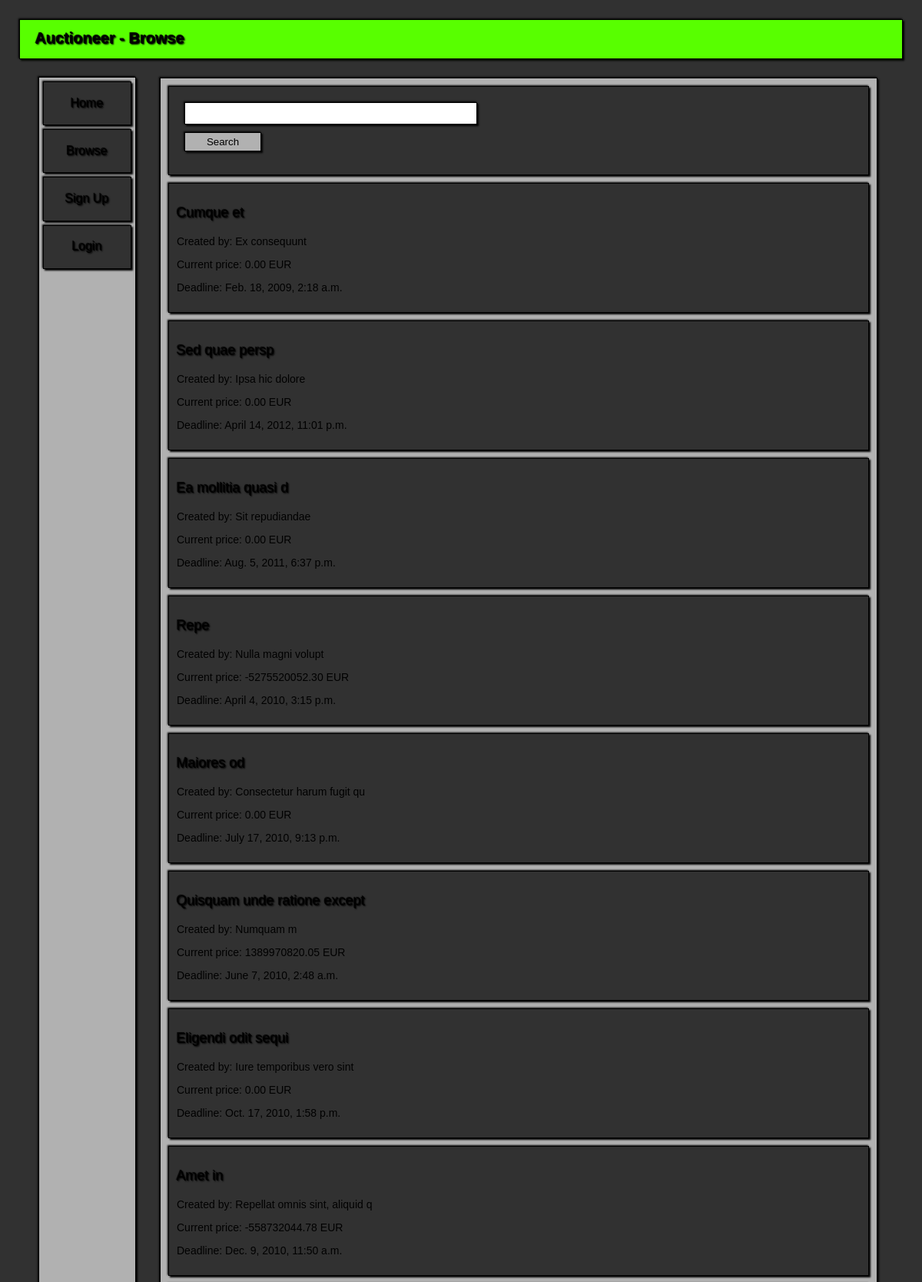
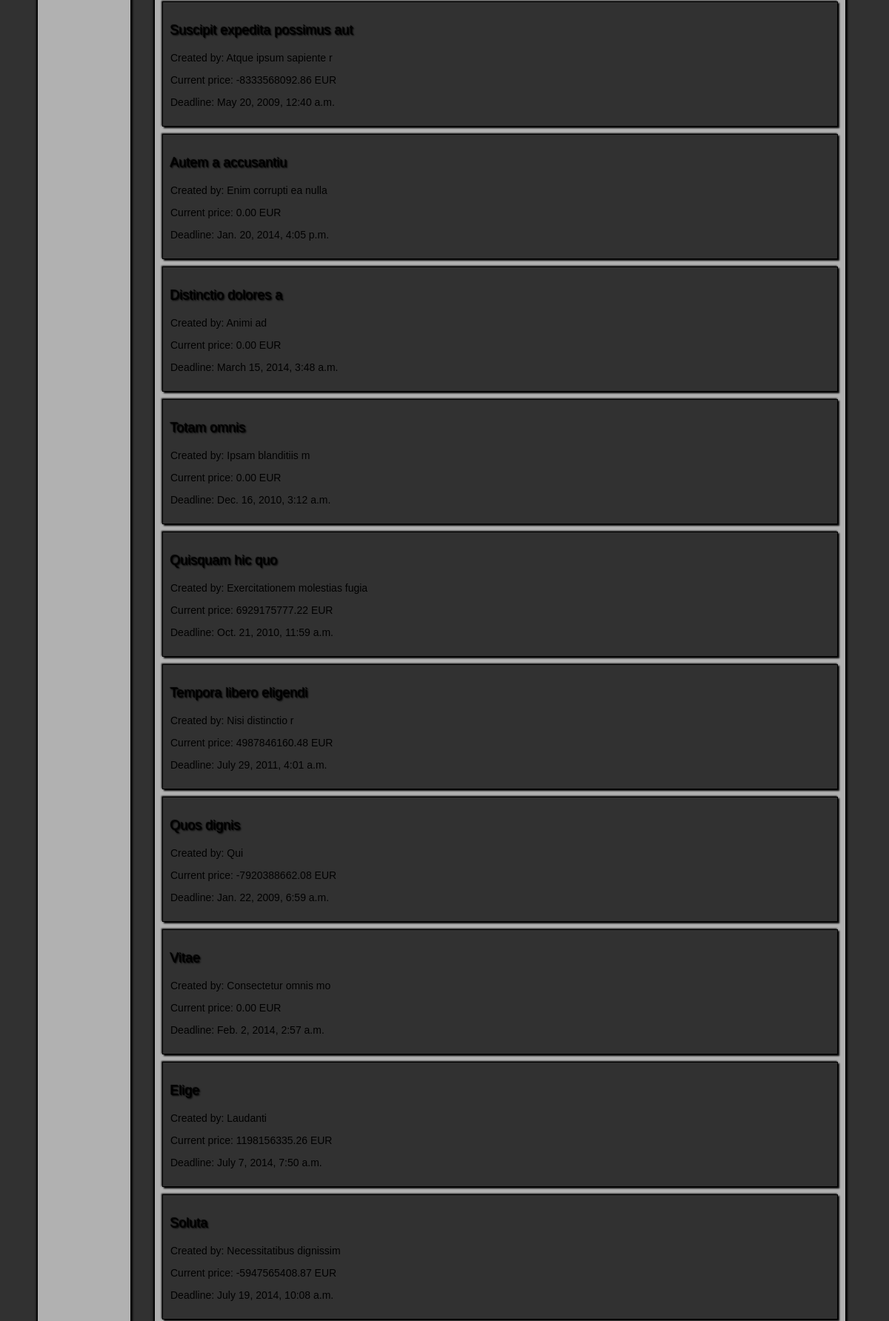
Screenshot of /auctioneer/auctions/ (upper part) with the database file from the repository (2 pictures, top to bottom).
### Auctioneer/models.py (models this page shows, shortened)
class Auctions(models.Model):
    seller = models.CharField(null=False, max_length=30)
    title = models.CharField(null=False, max_length=30)
    description = models.TextField(max_length=150)
    version = models.PositiveIntegerField(default=0)
    startingPrice = models.DecimalField(default=0.00, max_digits=12, decimal_places=2, validators=[MinValueValidator(0.00)])
    startDate = models.DateTimeField(null=False)
    stopDate = models.DateTimeField(null=False)
    banned = models.BooleanField(default=False)
    resolved = models.BooleanField(default=False)
    class Meta:
        permissions = (('ban_auctions', 'Can ban auctions.'),)
        ordering = ['startDate']
    @classmethod
    def get_all(cls):
        try:
            return cls.objects.all()
        except:
            return None

class Bids(models.Model):
    auction = models.ForeignKey(Auctions)
    owner = models.CharField(max_length=30)
    amount = models.DecimalField(max_digits=12, decimal_places=2, validators=[MinValueValidator(0.00)])
    timestamp = models.DateTimeField()
    class Meta:
        ordering = ['-timestamp']

### Auctioneer/views.py (the view)
# urls.py: url(r'^auctioneer/auctions/$', browse),
def browse(request):
    is_logged_in = request.user.is_authenticated()
    if request.method == 'POST' and 'query' in request.POST:
        content = Auctions.get_by_query(request.POST['query'])
        return render_to_response('browse.html', {'title': 'Browse', 'is_logged_in': is_logged_in, 'is_search': True,
                                                  'query': request.POST['query'], 'content_list': content},
                                  context_instance=RequestContext(request))
    else:
        content = Auctions.get_all()
        return render_to_response('browse.html', {'title': 'Browse', 'is_logged_in': is_logged_in, 'is_search': False,
                                                  'content_list': content},
                                  context_instance=RequestContext(request))

### templates/browse.html (shortened to what this page needs)
{% load staticfiles %}
<!DOCTYPE HTML PUBLIC "-//W3C//DTD HTML 4.01 //EN" "http://www.w3.org/TR/html4/strict.dtd">
<html>
	<head>
		<link href="{% static "style_main.css"%}" rel="stylesheet" type="text/css">
	</head>
	<body>
		<div id=Container>
			<div id=PrimaryMenu>
				<h1>Auctioneer - {{ title }}</h1>
			</div>
            {% include "links.html" %}
			<div id=TopPatch>
			</div>
			<div id=Content>
                <div>
                    <form action="/auctioneer/auctions/" method="post">
                        <label>
                            <input type="text" name="query">
                        </label>
                        <input type="submit" class="button" value="Search">
                    </form>
                </div>
                {% for content in content_list %}
                <div>
				    <h3>{{ content.title }}</h3>
                    <p>Created by: {{ content.seller }}</p>
                    {% with content.bids_set.all|first as bid %}
                    {% if bid %}
                    <p>Current price: {{ bid.amount }} EUR</p>
                    {% else %}
                    <p>Current price: {{ content.startingPrice }} EUR</p>
                    {% endif %}
                    {% endwith %}
                    <p>Deadline: {{ content.stopDate }}</p>
                </div>
                {% empty %}
                <div>
                    <h3>No content!</h3>
                </div>
                {% endfor %}
			</div>
		</div>
	</body>
</html>

### Auctioneer/static/style_main.css (style rules this page uses)
body { font-family: Verdana, Geneva, sans-serif; font-size: 14px; color: #313131; background-color: #313131 }
p { font-family: Verdana, Geneva, sans-serif; color: #000000; width: 80%; }
div#Content div { position: relative; background-color: #313131; border: 1px solid #000000; box-shadow: 2px 2px 2px #000000, -1px -1px 2px #000000; margin: 10px; padding: 10px; }
h1 { font-family: Verdana, Geneva, sans-serif; font-size: 20px; font-weight: bold; color: #000000; text-shadow: 1px 1px 2px #000000, -1px -1px 1px #000000; }
h3 { font-family: Verdana, Geneva, sans-serif; font-size: 18px; font-weight: normal; color: #000000; text-shadow: 1px 1px 2px #000000, -1px -1px 1px #000000; }
form { padding: 10px; }
input { position: relative; display: block; font-family: Verdana, Geneva, sans-serif; width: 375px; height: 25px; border: 1px solid #000000; box-shadow: 2px 2px 2px #000000, -1px -1px 2px #000000; background-color: #FFFFFF; margin-bottom: 10px; }
input.button { position: relative; width: 100px; background-color: #B1B1B1; color: #000000; font-family: Verdana, Geneva, sans-serif; }
#Container { position: relative; width: 100%; height: 100%; z-index: 1; }
#PrimaryMenu { position: fixed; background-color: #58FF00; top: 25px; left: 25px; right: 25px; height: 50px; z-index: 3; padding-left: 20px; padding-right: 20px; border: 1px solid #000000; font-weight: normal; box-shadow: 2px 2px 2px #000000, -1px -1px 2px #000000; }
#TopPatch { position: fixed; background-color: #313131; top: 0; left: 0; right: 0; height: 25px; z-index: 2; }
#Content { position: absolute; background-color: #B1B1B1; left: 200px; right: 50px; top: 93px; border: 1px solid #000000; box-shadow: 2px 2px 2px #000000, -1px -1px 2px #000000; }

### rows the page displays
Auctions: title "Cumque et", seller "Ex consequunt", startingPrice "0.00", stopDate "Feb. 18, 2009, 2:18 a.m."
Auctions: title "Sed quae persp", seller "Ipsa hic dolore", startingPrice "0.00", stopDate "April 14, 2012, 11:01 p.m."
Auctions: title "Ea mollitia quasi d", seller "Sit repudiandae", startingPrice "0.00", stopDate "Aug. 5, 2011, 6:37 p.m."
Auctions: title "Repe", seller "Nulla magni volupt", stopDate "April 4, 2010, 3:15 p.m."
Bids: amount "-5275520052.30"
Auctions: title "Maiores od", seller "Consectetur harum fugit qu", startingPrice "0.00", stopDate "July 17, 2010, 9:13 p.m."
Auctions: title "Quisquam unde ratione except", seller "Numquam m", stopDate "June 7, 2010, 2:48 a.m."
Bids: amount "1389970820.05"
Auctions: title "Eligendi odit sequi", seller "Iure temporibus vero sint", startingPrice "0.00", stopDate "Oct. 17, 2010, 1:58 p.m."
Auctions: title "Amet in", seller "Repellat omnis sint, aliquid q", stopDate "Dec. 9, 2010, 11:50 a.m."
Bids: amount "-558732044.78"
Auctions: title "Suscipit expedita possimus aut", seller "Atque ipsum sapiente r", stopDate "May 20, 2009, 12:40 a.m."
Bids: amount "-8333568092.86"
Auctions: title "Autem a accusantiu", seller "Enim corrupti ea nulla", startingPrice "0.00", stopDate "Jan. 20, 2014, 4:05 p.m."
Auctions: title "Distinctio dolores a", seller "Animi ad", startingPrice "0.00", stopDate "March 15, 2014, 3:48 a.m."
Auctions: title "Totam omnis", seller "Ipsam blanditiis m", startingPrice "0.00", stopDate "Dec. 16, 2010, 3:12 a.m."
Auctions: title "Quisquam hic quo", seller "Exercitationem molestias fugia", stopDate "Oct. 21, 2010, 11:59 a.m."
Bids: amount "6929175777.22"
Auctions: title "Tempora libero eligendi", seller "Nisi distinctio r", stopDate "July 29, 2011, 4:01 a.m."
Bids: amount "4987846160.48"
Auctions: title "Quos dignis", seller "Qui", stopDate "Jan. 22, 2009, 6:59 a.m."
Bids: amount "-7920388662.08"
Auctions: title "Vitae", seller "Consectetur omnis mo", startingPrice "0.00", stopDate "Feb. 2, 2014, 2:57 a.m."
Auctions: title "Elige", seller "Laudanti", stopDate "July 7, 2014, 7:50 a.m."
Bids: amount "1198156335.26"
Auctions: title "Soluta", seller "Necessitatibus dignissim", stopDate "July 19, 2014, 10:08 a.m."
Bids: amount "-5947565408.87"

### other values shown
{{ title }} "Browse"
